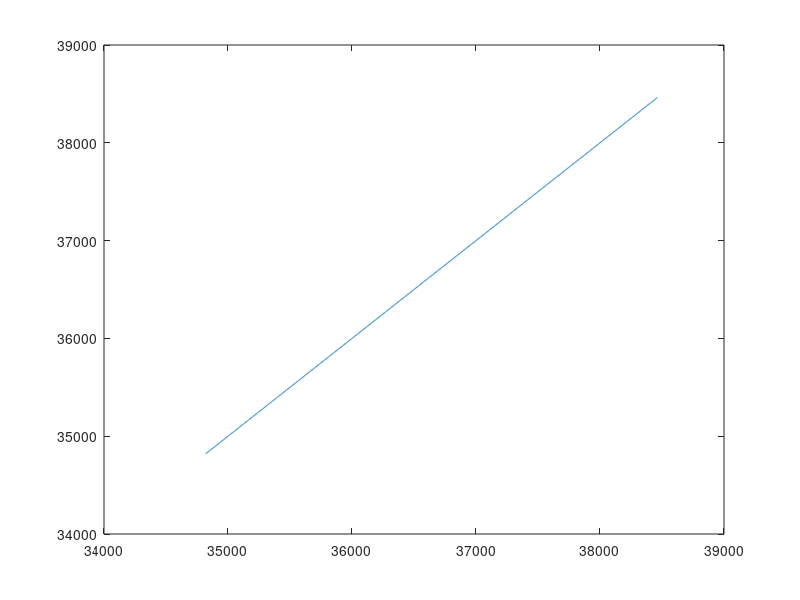

Here is the MATLAB script that generated this plot: (Note: this script raises an error after producing the figure.)
% this script search for cointegrated stat-arb strategies among swap contracts 
% see A. Meucci (2009) 
% "Review of Statistical Arbitrage, Cointegration, and Multivariate Ornstein-Uhlenbeck"
% available at ssrn.com

% Code by A. Meucci, April 2009
% Most recent version available at www.symmys.com > Teaching > MATLAB

clear; clc; close all

%%%%%% estimation  %%%%%%%%%%%%%%%%%%%%%%%%%%%%%%%
load DB_SwapParRates
S=cov(Rates);
[E,Lam]=pcacov(S);


figure % set up dates ticks
h=plot(Dates,Dates); 
a=get(gca,'XTick');
XTick = [];
years = year(Dates(1)):year(Dates(end));
for n = years
    XTick = [XTick datenum(n,1,1)];
end
a=min(Dates); 
b=max(Dates); 
X_Lim=[a-.01*(b-a) b+.01*(b-a)];
close

for n=1:length(Lam)
    Y=Rates*E(:,n)*10000;
    [Mu,Theta,Sigma]=FitOU(Y,1/252);
    Sd_Y=sqrt(Sigma/(2*Theta));
    Thetas(n)=Theta;
    
    figure
    current_line=0*Dates+Y(end);
    Mu_line=0*Dates+Mu;
    Z_line_up=Mu_line+Sd_Y;
    Z_line_dn=Mu_line-Sd_Y;
        
    plot(Dates,Y)
    hold on
    plot(Dates,Mu_line,'k','linewidth',1);
    hold on
    plot(Dates,Z_line_up,'r','linewidth',1)
    hold on
    plot(Dates,Z_line_dn,'r','linewidth',1)
    hold on
    plot(Dates,current_line,'g','linewidth',1)
    
    
    set(gca,'xlim',X_Lim,'XTick',XTick);
    datetick('x','yy','keeplimits','keepticks');
    grid off
    title(['eigendirection n. ' num2str(n) ',    theta = ' num2str(Theta)],'FontWeight','bold');
    xlabel('year','FontWeight','bold');
    ylabel('basis points','FontWeight','bold');
    
    
end

figure
plot(1:length(Lam),Thetas)
xlabel('eigendirection n. ','FontWeight','bold');
ylabel('theta','FontWeight','bold');
    